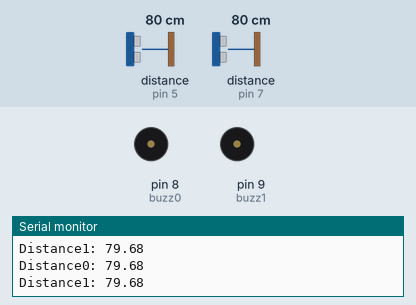
Simulated run of this sketch. Board: Arduino Uno, built with avr-gcc and run on an emulated ATmega328P. Parts: buzzer (waves = sounding, pin HIGH), the last lines printed to the serial monitor. Wiring (inferred from the names in the program): 2 × ultrasonic range finder: trigger pin 4, echo pin 5 / trigger pin 6, echo pin 7. Inputs (shaded band) come from the test bench; at power-on: distance to the obstacle (sensors on pin 5, pin 7) 80 cm. The echo pulse lasts 58.3 µs per cm; pins used as bus, display or sensor lines are not drawn.

Above: at 1.2 s.
1.3 s: distance to the obstacle (sensor on pin 5) set to 56 cm
4.3 s: distance to the obstacle (sensor on pin 5) set to 46 cm
At 4.5 s:
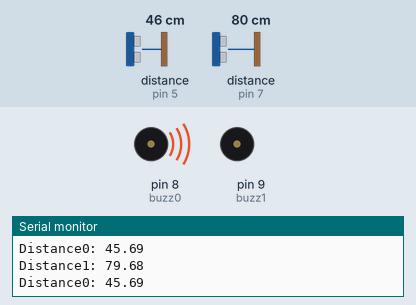
7.3 s: distance to the obstacle (sensor on pin 7) set to 53 cm
10.3 s: distance to the obstacle (sensor on pin 7) set to 50 cm
At 10.49 s:
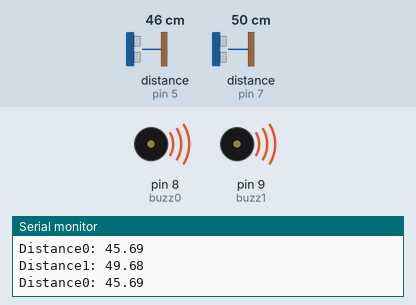
13.3 s: distance to the obstacle (sensor on pin 7) set to 5 cm
At 13.9 s:
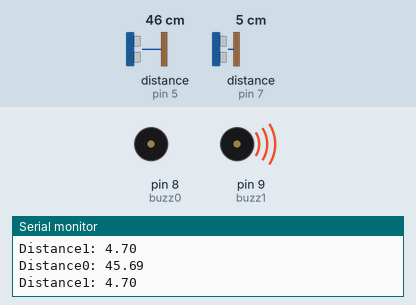
16.3 s: distance to the obstacle (sensor on pin 7) set to 2 cm
At 16.68 s:
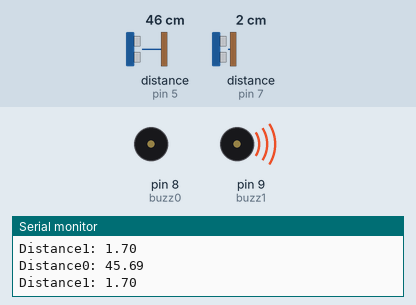
Timing chart, 0 to 20.3 s (numbered marks = the images above; inputs shaded):
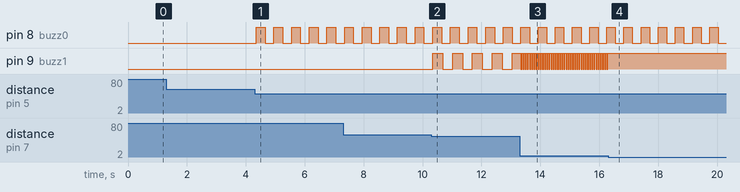

The sketch:

blind_shirt_chat_fix.ino
```cpp
const int trigPin0 = 4;
const int echoPin0 = 5;
const int buzz0 = 8;

const int trigPin1 = 6;
const int echoPin1 = 7;
const int buzz1 = 9;

float duration0, distance0;
float duration1, distance1;

unsigned long previousMillis0 = 0;
unsigned long previousMillis1 = 0;
unsigned long interval0 = 1000; // Default to 1 second to avoid immediate buzzing
unsigned long interval1 = 1000; // Default to 1 second to avoid immediate buzzing

bool buzzerState0 = LOW;
bool buzzerState1 = LOW;

void setup() {
  pinMode(trigPin0, OUTPUT);
  pinMode(echoPin0, INPUT);
  pinMode(buzz0, OUTPUT);
  digitalWrite(buzz0, LOW);

  pinMode(trigPin1, OUTPUT);
  pinMode(echoPin1, INPUT);
  pinMode(buzz1, OUTPUT);
  digitalWrite(buzz1, LOW);

  Serial.begin(9600);
}

void loop() {
  unsigned long currentMillis = millis();

  distance0 = getDistance(trigPin0, echoPin0);
  Serial.print("Distance0: ");
  Serial.println(distance0);

  distance1 = getDistance(trigPin1, echoPin1);
  Serial.print("Distance1: ");
  Serial.println(distance1);

  // Handle buzzer 0
  if (distance0 <= 50) {
    interval0 = map(distance0, 10, 150, 50, 1000);
    handleBuzzer(buzz0, previousMillis0, interval0, buzzerState0, currentMillis);
  } else {
    digitalWrite(buzz0, LOW); // Turn off buzzer if out of range
  }

  // Handle buzzer 1
  if (distance1 <= 50) {
    interval1 = map(distance1, 10, 150, 50, 1000);
    handleBuzzer(buzz1, previousMillis1, interval1, buzzerState1, currentMillis);
  } else {
    digitalWrite(buzz1, LOW); // Turn off buzzer if out of range
  }
}

float getDistance(int trigPin, int echoPin) {
  digitalWrite(trigPin, LOW);
  delayMicroseconds(2);
  digitalWrite(trigPin, HIGH);
  delayMicroseconds(10);
  digitalWrite(trigPin, LOW);
  float duration = pulseIn(echoPin, HIGH);
  return (duration * 0.0343) / 2;
}

void handleBuzzer(int buzzerPin, unsigned long &previousMillis, unsigned long interval, bool &buzzerState, unsigned long currentMillis) {
  if (currentMillis - previousMillis >= interval) {
    previousMillis = currentMillis; // Save the last toggle time
    buzzerState = !buzzerState; // Toggle state
    digitalWrite(buzzerPin, buzzerState ? HIGH : LOW);
  }
}
```

Measured:
- the behaviour switches between 51 and 50 cm on distance to the obstacle (sensor on pin 5) (found by bisection; images 0 and 1)
- the behaviour switches between 51 and 50 cm on distance to the obstacle (sensor on pin 7) (found by bisection; images 1 and 2)
- the behaviour switches between 4 and 3 cm on distance to the obstacle (sensor on pin 7) (found by bisection; images 3 and 4)
- after the input at 4.3 s, pin 8 (buzz0): alternates HIGH for 0.30 s and LOW for 0.30 s, starting after 0.06 s
- after the input at 10.3 s, pin 9 (buzz1): alternates HIGH for 0.34 s and LOW for 0.34 s, starting after 0.05 s
- after the input at 13.3 s, pin 9 (buzz1): alternates HIGH for 0.04 s and LOW for 0.04 s, starting at once
- after the input at 16.3 s, pin 9 (buzz1): stops changing and stays HIGH
